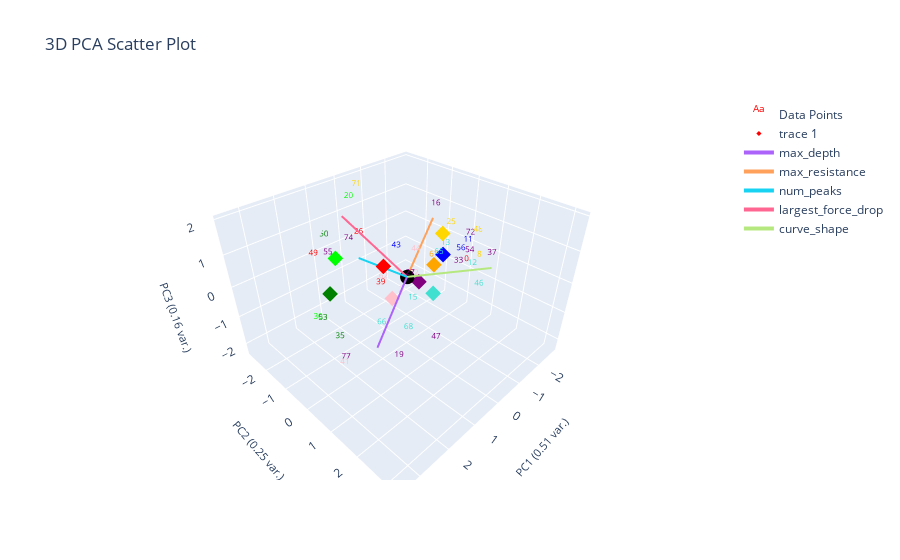

Source (notebook cell):
### Markdown cell above
# Plot Labeled Data Only

### Code cell
marions_labeled_data[f'{ylabel_name}_nums'] = marions_labeled_data[ylabel_name].map(label_to_cluster_num)
plotting.plot_clusters_seperately(marions_labeled_data[f'{ylabel_name}_nums'], curve_data, ylabel_name,
                                  cluster_category_names=list(label_to_cluster_num.keys()),
                                  bold_idxs=marions_labeled_data.index.tolist()) 
plotting.plot_pca(marions_labeled_data, marions_labeled_data[f'{ylabel_name}_nums'], graph_title="Clustering Labeled Data", num_pc=3, centroids=label_centroids)

### Figure 1 — Plotly figure (JSON) as saved in the notebook; plotly's stock layout.template omitted (floating-point values rounded to 4 significant figures)
{"data": [{"mode": "text", "name": "Data Points", "text": ["0", "2", "8", "11", "12", "13", "15", "16", "19", "20", "22", "25", "26", "27", "30", "33", "35", "37", "39", "41", "43", "44", "46", "47", "48", "49", "50", "53", "54", "55", "56", "62", "63", "65", "66", "67", "68", "71", "72", "74", "77"], "textfont": {"color": ["red", "pink", "gold", "blue", "turquoise", "turquoise", "turquoise", "purple", "purple", "lime", "pink", "gold", "red", "purple", "lime", "purple", "green", "purple", "red", "pink", "blue", "pink", "turquoise", "purple", "gold", "red", "green", "green", "purple", "purple", "blue", "pink", "green", "turquoise", "turquoise", "orange", "turquoise", "gold", "purple", "purple", "purple"], "size": 8}, "type": "scatter3d", "x": [-1.574, -0.2013, -1.881, -2.493, -1.524, -2.331, -0.6825, -1.806, 0.9394, 0.1783, -0.5462, -1.68, 0.7903, 0.3597, 3.479, -1.626, 2.678, -1.363, 1.556, 2.89, -0.008033, 0.4534, 1.209, 1.117, -2.747, 2.529, 0.735, 2.346, -2.153, 1.029, -1.99, -1.071, 1.233, 0.2138, 1.67, -1.969, 0.9671, 0.2141, -2.696, 1.01, 2.743], "y": [0.8415, -0.4436, 1.053, 0.1536, 1.096, -0.5673, -0.405, -0.5956, 0.6293, -2.162, -0.2464, 0.1058, -1.048, 0.4673, 0.7444, 0.525, 0.3235, 1.785, 0.6375, 0.6792, -0.4381, 0.7432, 3.193, 2.084, 0.3214, -0.6405, -2.775, -0.863, 0.5168, -2.238, 0.3019, -2.171, -1.635, 1.293, 0.7536, -0.7314, 1.015, -1.765, 0.08959, -1.213, 0.583], "z": [-0.07966, -1.117, 0.03275, -0.09779, -0.06985, -0.4518, -1.661, 1.102, -2.282, 1.47, -0.5921, 0.7958, 1.0, 0.2047, 0.6965, -0.2985, -0.642, 0.6383, 0.5838, -1.132, 0.4996, 1.095, 1.668, -0.5303, 0.2151, 1.268, 0.2067, -0.9526, -0.1711, -0.05954, -0.1245, -1.91, 0.1304, 1.146, -0.5426, -0.7957, -0.9736, 1.968, 0.04791, 0.8328, -1.118]}, {"marker": {"color": ["red", "gold", "blue", "green", "purple", "pink", "turquoise", "orange", "lime"], "size": 4, "symbol": "diamond"}, "mode": "markers", "type": "scatter3d", "x": [0.8254, -1.523, -1.497, 1.748, -0.2224, 0.305, -0.06811, -1.969, 1.829], "y": [-0.05245, -0.07111, 0.005817, -1.237, 0.2395, -0.2877, 0.9113, -0.7314, -0.7089], "z": [0.693, 0.7529, 0.09246, -0.3144, -0.1486, -0.731, -0.1265, -0.7957, 1.083]}, {"marker": {"color": "black", "size": 5}, "mode": "markers", "name": "Origin", "showlegend": false, "type": "scatter3d", "x": [0], "y": [0], "z": [0]}, {"line": {"width": 4}, "mode": "lines+text", "name": "max_depth", "textposition": "top center", "type": "scatter3d", "x": [0, 1.715], "y": [0, 0.6134], "z": [0, -1.129]}, {"line": {"width": 4}, "mode": "lines+text", "name": "max_resistance", "textposition": "top center", "type": "scatter3d", "x": [0, -1.632], "y": [0, -0.554], "z": [0, 1.032]}, {"line": {"width": 4}, "mode": "lines+text", "name": "num_peaks", "textposition": "top center", "type": "scatter3d", "x": [0, 1.424], "y": [0, -0.2892], "z": [0, 1.096]}, {"line": {"width": 4}, "mode": "lines+text", "name": "largest_force_drop", "textposition": "top center", "type": "scatter3d", "x": [0, 1.167], "y": [0, -1.187], "z": [0, 1.839]}, {"line": {"width": 4}, "mode": "lines+text", "name": "curve_shape", "textposition": "top center", "type": "scatter3d", "x": [0, -0.06066], "y": [0, 2.612], "z": [0, 1.441]}], "layout": {"autosize": true, "scene": {"xaxis": {"title": {"font": {"size": 11}, "text": "PC1 (0.51 var.)"}}, "yaxis": {"title": {"font": {"size": 11}, "text": "PC2 (0.25 var.)"}}, "zaxis": {"title": {"font": {"size": 11}, "text": "PC3 (0.16 var.)"}}}, "title": {"text": "3D PCA Scatter Plot"}}}
